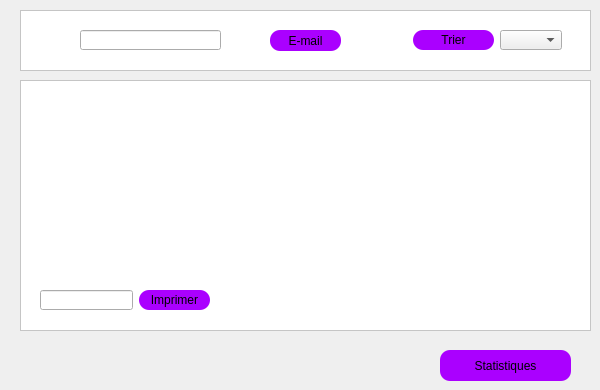
        <widget class="QWidget" name="tab_5">
         <attribute name="title">
          <string>Afficher élèves</string>
         </attribute>
         <widget class="QTableView" name="tabeleve">
          <property name="geometry">
           <rect>
            <x>20</x>
            <y>80</y>
            <width>571</width>
            <height>251</height>
           </rect>
          </property>
          <property name="styleSheet">
           <string notr="true">background-color: white;
font-size: 10px</string>
          </property>
         </widget>
         <widget class="QLineEdit" name="lineEdit_rechercher_ID">
          <property name="geometry">
           <rect>
            <x>80</x>
            <y>30</y>
            <width>141</width>
            <height>20</height>
           </rect>
          </property>
         </widget>
         <widget class="QPushButton" name="trier_nom">
          <property name="geometry">
           <rect>
            <x>413</x>
            <y>30</y>
            <width>81</width>
            <height>20</height>
           </rect>
          </property>
          <property name="styleSheet">
           <string notr="true">border-radius: 10px;
border-color: rgb(0, 0, 0);
background-color: rgb(170, 0, 255);</string>
          </property>
          <property name="text">
           <string>Trier</string>
          </property>
         </widget>
         <widget class="QComboBox" name="combobox_trie">
          <property name="geometry">
           <rect>
            <x>500</x>
            <y>30</y>
            <width>62</width>
            <height>20</height>
           </rect>
          </property>
         </widget>
         <widget class="QPushButton" name="pushButton_2">
          <property name="geometry">
           <rect>
            <x>270</x>
            <y>30</y>
            <width>71</width>
            <height>21</height>
           </rect>
          </property>
          <property name="styleSheet">
           <string notr="true">border-radius: 10px;
border-color: rgb(0, 0, 0);
background-color: rgb(170, 0, 255);</string>
          </property>
          <property name="text">
           <string>E-mail</string>
          </property>
         </widget>
         <widget class="QPushButton" name="pushButton">
          <property name="geometry">
           <rect>
            <x>440</x>
            <y>350</y>
            <width>131</width>
            <height>31</height>
           </rect>
          </property>
          <property name="styleSheet">
           <string notr="true">border-radius: 10px;
border-color: rgb(0, 0, 0);
background-color: rgb(170, 0, 255);</string>
          </property>
          <property name="text">
           <string>Statistiques</string>
          </property>
         </widget>
         <widget class="QLabel" name="search_ele">
          <property name="geometry">
           <rect>
            <x>40</x>
            <y>30</y>
            <width>31</width>
            <height>21</height>
           </rect>
          </property>
          <property name="styleSheet">
           <string notr="true">background-color: rgb(255, 255, 255);</string>
          </property>
          <property name="text">
           <string/>
          </property>
          <property name="pixmap">
           <pixmap>:/pics/search_icon.png</pixmap>
          </property>
          <property name="scaledContents">
           <bool>true</bool>
          </property>
         </widget>
         <widget class="QColumnView" name="columnView_2">
          <property name="geometry">
           <rect>
            <x>20</x>
            <y>10</y>
            <width>571</width>
            <height>61</height>
           </rect>
          </property>
          <property name="styleSheet">
           <string notr="true">background-color:white</string>
          </property>
         </widget>
         <widget class="QPushButton" name="pb_imprimer">
          <property name="geometry">
           <rect>
            <x>139</x>
            <y>290</y>
            <width>71</width>
            <height>20</height>
           </rect>
          </property>
          <property name="styleSheet">
           <string notr="true">border-radius: 10px;
border-color: rgb(0, 0, 0);
background-color: rgb(170, 0, 255);</string>
          </property>
          <property name="text">
           <string>Imprimer</string>
          </property>
         </widget>
         <widget class="QLineEdit" name="line_pdf">
          <property name="geometry">
           <rect>
            <x>40</x>
            <y>290</y>
            <width>93</width>
            <height>20</height>
           </rect>
          </property>
         </widget>
         <zorder>columnView_2</zorder>
         <zorder>tabeleve</zorder>
         <zorder>lineEdit_rechercher_ID</zorder>
         <zorder>pushButton_2</zorder>
         <zorder>pushButton</zorder>
         <zorder>search_ele</zorder>
         <zorder>pb_imprimer</zorder>
         <zorder>line_pdf</zorder>
         <zorder>trier_nom</zorder>
         <zorder>combobox_trie</zorder>
        </widget>
